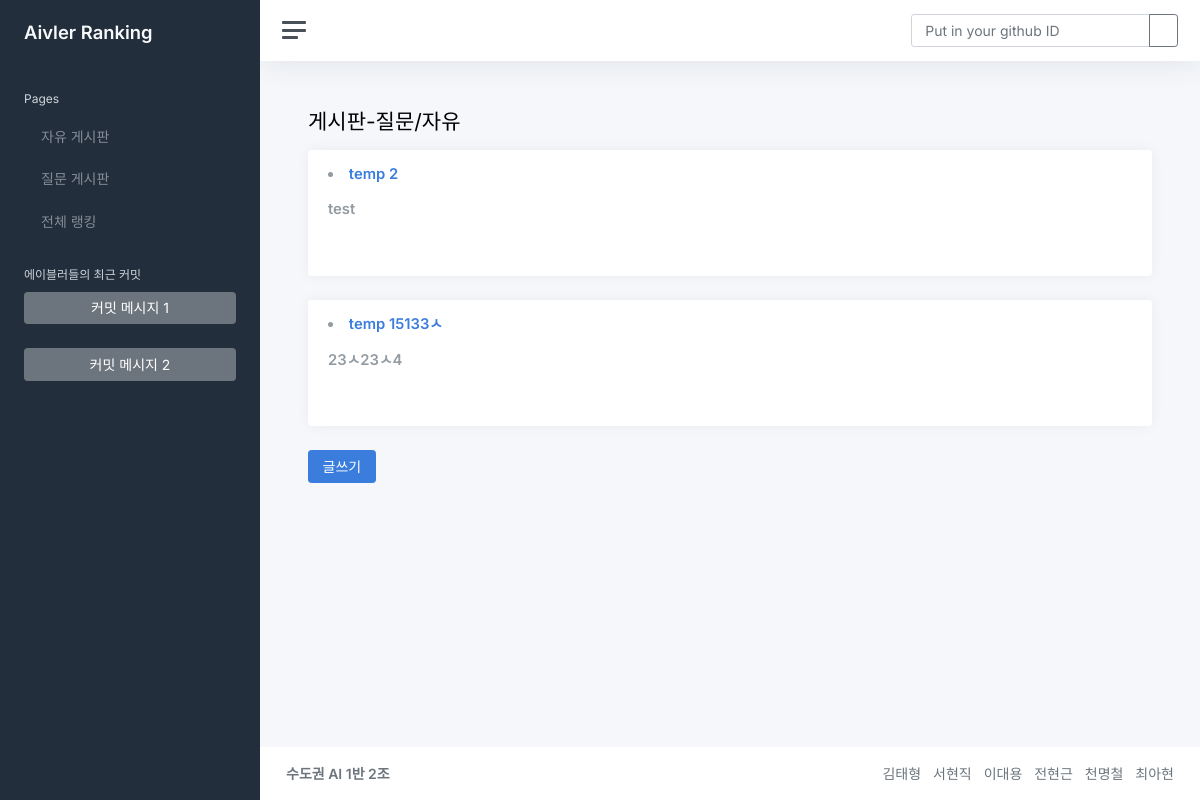
The page /free/ on the database as committed earlier.
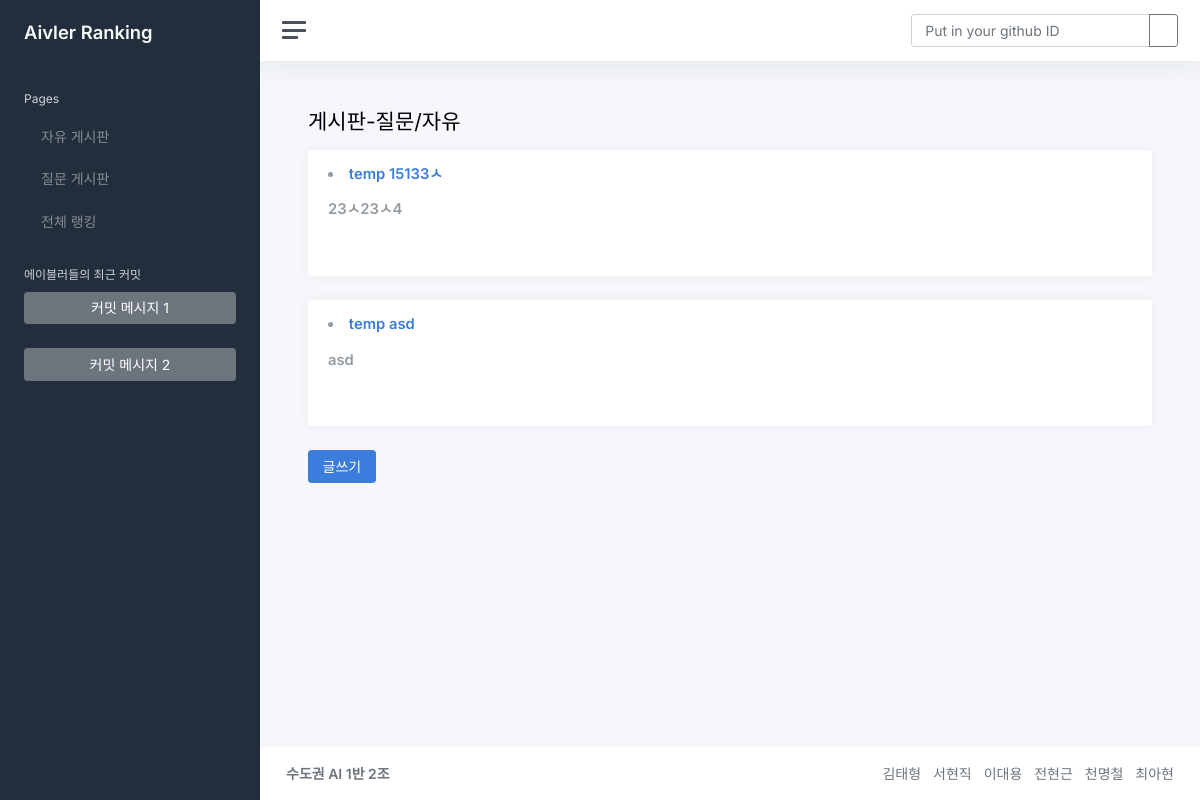
The same page on the database as committed later.
### bbs/models.py (models this page shows)
class Post(models.Model):
    postname = models.CharField(max_length=50)
    contents = models.TextField()

### bbs/views.py (the view)
# urls.py: path('', views.free, name= 'free'),
def free(request):
    postlist = Post.objects.all()
    return render(request, 'bbs/free.html', {'postlist':postlist})

### bbs/templates/bbs/free.html
{% extends "base.html" %}
{% block content %}
<h1 class="h3 mb-3">게시판-질문/자유</h1>
{%for list in postlist%}
<div class="row">
    <div class="col-12">
        <div class="card">
            <div class="card-header">
                <h5 class="card-title mb-0">
                    <li><a href="{{list.pk}}/">temp {{list.postname}}</a></li>
                    <br>{{list.contents}}
                </h5>
            </div>
            <div class="card-body">
            </div>
        </div>
    </div>
</div>
{% endfor %}
<a class="btn btn-primary" href="new_post/" role="button">글쓰기</a>
{% endblock %}

### templates/base.html (shortened to what this page needs)
{% load static %}
<!DOCTYPE html>
<html lang="en">
<head>
    <link href={% static 'css/app.css' %} rel="stylesheet">
</head>
<body>
    <div class="wrapper">
        <nav id="sidebar" class="sidebar js-sidebar">
            <div class="sidebar-content js-simplebar">
                <a class="sidebar-brand" href="http://127.0.0.1:8000/">
                    <span class="align-middle">Aivler Ranking</span>
                </a>
                <ul class="sidebar-nav">
                    <li class="sidebar-header">
                        Pages
                    </li>
                    <li class="sidebar-item">
                        <a class="sidebar-link" href="http://127.0.0.1:8000/free/">
                             <span class="align-middle">자유
                                게시판</span>
                        </a>
                    </li>
                    <li class="sidebar-item">
                        <a class="sidebar-link" href="#">
                             <span class="align-middle">질문
                                게시판</span>
                        </a>
                    </li>
                    <li class="sidebar-item">
                        <a class="sidebar-link" href="#">
                             <span class="align-middle">전체 랭킹</span>
                        </a>
                    </li>
                    <li class="sidebar-header">
                        에이블러들의 최근 커밋
                        <p>
                            <a class="btn btn-secondary mt-2 w-100" data-bs-toggle="collapse" href="#collapseExample"
                                role="button" aria-expanded="false" aria-controls="collapseExample">
                                커밋 메시지 1
                            </a>
                        <a class="btn btn-secondary mt-2 w-100" data-bs-toggle="collapse" href="#collapseExample2"
                            role="button" aria-expanded="false" aria-controls="collapseExample2">
                            커밋 메시지 2
                        </a>
                        </p>
                    </li>
                </ul>
            </div>
        </nav>
        <div class="main">
            <nav class="navbar navbar-expand navbar-light navbar-bg">
                <a class="sidebar-toggle js-sidebar-toggle">
                    <i class="hamburger align-self-center"></i>
                </a>
                <div class="navbar-collapse collapse">
                    <ul class="navbar-nav navbar-align">
                        <li>
                            <div class="input-group">
                                <input type="text" class="form-control" placeholder="Put in your github ID"
                                    aria-label="Recipient's username" aria-describedby="button-addon2">
                                <button class="btn btn-outline-secondary" type="button" id="button-addon2">
                                </button>
                            </div>
                        </li>
                    </ul>
                </div>
            </nav>
            <main class="content">
                <div class="container-fluid p-0">
                    {% block content %}
                    {% endblock %}
                </div>
            </main>
            <footer class="footer">
                <div class="container-fluid">
                    <div class="row text-muted">
                        <div class="col-6 text-start">
                            <p class="mb-0">
                                <a class="text-muted" href="https://github.com/cmc9595/Aivler-Ranking-System" target='_blank'><strong>수도권 AI 1반 2조</strong></a>
                            </p>
                        </div>
                        <div class="col-6 text-end">
                            <ul class="list-inline">
                                <li class="list-inline-item">
                                    <a class="text-muted" href="#">김태형</a>
                                </li>
                                <li class="list-inline-item">
                                    <a class="text-muted" href="#">서현직</a>
                                </li>
                                <li class="list-inline-item">
                                    <a class="text-muted" href="#">이대용</a>
                                </li>
                                <li class="list-inline-item">
                                    <a class="text-muted" href="#">전현근</a>
                                </li>
                                <li class="list-inline-item">
                                    <a class="text-muted" href="#">천명철</a>
                                </li>
                                <li class="list-inline-item">
                                    <a class="text-muted" href="#">최아현</a>
                                </li>
                            </ul>
                        </div>
                    </div>
                </div>
            </footer>
        </div>
    </div>
</body>
</html>

Rows that differ between the two databases and show on the page:
removed Post: postname "2", contents "test"
added Post: postname "asd", contents "asd"
